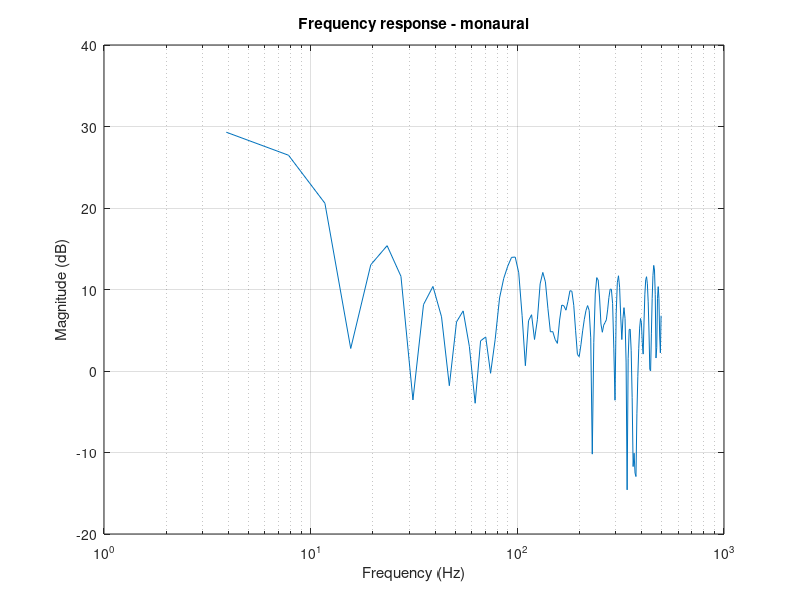

Source code (MATLAB): (Note: this script raises an error after producing the figure.)
clear all
close all

az = 0;
el = 0;

h = rand(1,64); % impulse response

fs = 1000;
Nfft = 128;
[H,F] = freqz(h,1,Nfft,fs);
semilogx(F,mag2db(abs(H))); grid on;
xlabel('Frequency (Hz)'); ylabel('Magnitude (dB)');
title('Frequency response - monaural')

s = h';

offset = 0;
figure;
theta = linspace(1,250,15);
phi = linspace(1,150,15);
for i=1:length(theta)
    b = model(s,theta(i),el);
    [H1,F] = freqz(b(:,1),1,Nfft,fs);
    semilogx(F,offset+mag2db(abs(H1))); grid on;
    hold on
    offset = offset + 30;
end

xlabel('Frequency (Hz)'); ylabel('Magnitude (dB)');
title('Frequency response - binaural left ear')

figure;
for i=1:length(theta)
    b = model(s,theta(i),el);
    [H2,F] = freqz(b(:,2),1,Nfft,fs);
    semilogx(F,offset+mag2db(abs(H2))); grid on;
    hold on
    offset = offset + 30;
end

xlabel('Frequency (Hz)'); ylabel('Magnitude (dB)');
title('Frequency response - binaural right ear')